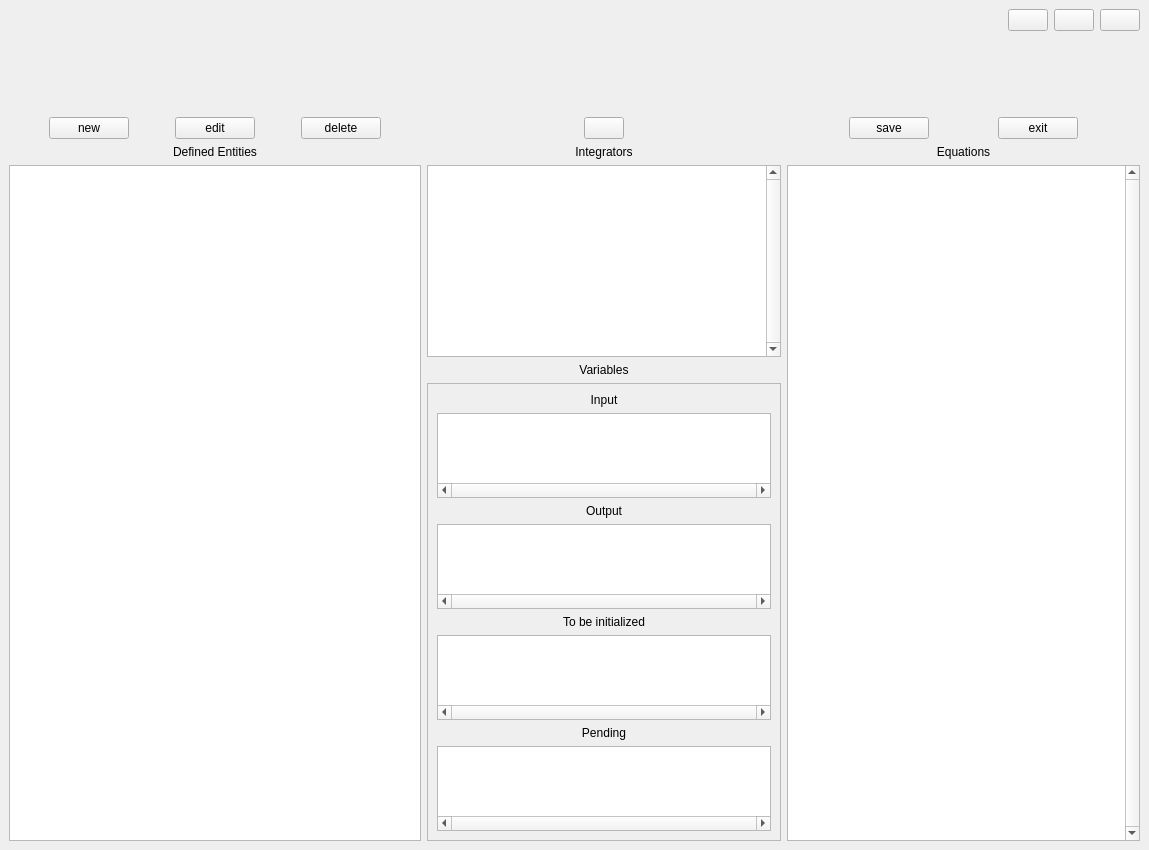
<?xml version="1.0" encoding="UTF-8"?>
<ui version="4.0">
 <class>MainWindow</class>
 <widget class="QMainWindow" name="MainWindow">
  <property name="geometry">
   <rect>
    <x>0</x>
    <y>0</y>
    <width>1149</width>
    <height>850</height>
   </rect>
  </property>
  <property name="windowTitle">
   <string>BehaviourLinker</string>
  </property>
  <widget class="QWidget" name="centralwidget">
   <layout class="QGridLayout" name="gridLayout">
    <item row="2" column="1">
     <layout class="QVBoxLayout" name="verticalLayout_3">
      <item>
       <layout class="QHBoxLayout" name="horizontalLayout_4">
        <item>
         <spacer name="horizontalSpacer_9">
          <property name="orientation">
           <enum>Qt::Horizontal</enum>
          </property>
          <property name="sizeHint" stdset="0">
           <size>
            <width>40</width>
            <height>20</height>
           </size>
          </property>
         </spacer>
        </item>
        <item>
         <widget class="QPushButton" name="LED">
          <property name="text">
           <string/>
          </property>
         </widget>
        </item>
        <item>
         <spacer name="horizontalSpacer">
          <property name="orientation">
           <enum>Qt::Horizontal</enum>
          </property>
          <property name="sizeHint" stdset="0">
           <size>
            <width>40</width>
            <height>20</height>
           </size>
          </property>
         </spacer>
        </item>
       </layout>
      </item>
     </layout>
    </item>
    <item row="3" column="0">
     <widget class="QLabel" name="label">
      <property name="text">
       <string>Defined Entities</string>
      </property>
      <property name="alignment">
       <set>Qt::AlignCenter</set>
      </property>
     </widget>
    </item>
    <item row="2" column="2">
     <layout class="QHBoxLayout" name="horizontalLayout_6">
      <item>
       <spacer name="horizontalSpacer_5">
        <property name="orientation">
         <enum>Qt::Horizontal</enum>
        </property>
        <property name="sizeHint" stdset="0">
         <size>
          <width>40</width>
          <height>20</height>
         </size>
        </property>
       </spacer>
      </item>
      <item>
       <widget class="QPushButton" name="pushSave">
        <property name="text">
         <string>save</string>
        </property>
       </widget>
      </item>
      <item>
       <spacer name="horizontalSpacer_4">
        <property name="orientation">
         <enum>Qt::Horizontal</enum>
        </property>
        <property name="sizeHint" stdset="0">
         <size>
          <width>40</width>
          <height>20</height>
         </size>
        </property>
       </spacer>
      </item>
      <item>
       <widget class="QPushButton" name="pushExit">
        <property name="text">
         <string>exit</string>
        </property>
       </widget>
      </item>
      <item>
       <spacer name="horizontalSpacer_6">
        <property name="orientation">
         <enum>Qt::Horizontal</enum>
        </property>
        <property name="sizeHint" stdset="0">
         <size>
          <width>40</width>
          <height>20</height>
         </size>
        </property>
       </spacer>
      </item>
     </layout>
    </item>
    <item row="4" column="2">
     <widget class="QListView" name="list_equations">
      <property name="verticalScrollBarPolicy">
       <enum>Qt::ScrollBarAlwaysOn</enum>
      </property>
      <property name="editTriggers">
       <set>QAbstractItemView::NoEditTriggers</set>
      </property>
      <property name="selectionMode">
       <enum>QAbstractItemView::NoSelection</enum>
      </property>
      <property name="verticalScrollMode">
       <enum>QAbstractItemView::ScrollPerPixel</enum>
      </property>
      <property name="resizeMode">
       <enum>QListView::Adjust</enum>
      </property>
     </widget>
    </item>
    <item row="3" column="1">
     <widget class="QLabel" name="label_2">
      <property name="text">
       <string>Integrators</string>
      </property>
      <property name="alignment">
       <set>Qt::AlignCenter</set>
      </property>
     </widget>
    </item>
    <item row="2" column="0">
     <layout class="QHBoxLayout" name="horizontalLayout_5">
      <item>
       <spacer name="horizontalSpacer_7">
        <property name="orientation">
         <enum>Qt::Horizontal</enum>
        </property>
        <property name="sizeHint" stdset="0">
         <size>
          <width>40</width>
          <height>20</height>
         </size>
        </property>
       </spacer>
      </item>
      <item>
       <widget class="QPushButton" name="pushNew">
        <property name="text">
         <string>new</string>
        </property>
       </widget>
      </item>
      <item>
       <spacer name="horizontalSpacer_2">
        <property name="orientation">
         <enum>Qt::Horizontal</enum>
        </property>
        <property name="sizeHint" stdset="0">
         <size>
          <width>40</width>
          <height>20</height>
         </size>
        </property>
       </spacer>
      </item>
      <item>
       <widget class="QPushButton" name="pushEdit">
        <property name="text">
         <string>edit</string>
        </property>
       </widget>
      </item>
      <item>
       <spacer name="horizontalSpacer_3">
        <property name="orientation">
         <enum>Qt::Horizontal</enum>
        </property>
        <property name="sizeHint" stdset="0">
         <size>
          <width>40</width>
          <height>20</height>
         </size>
        </property>
       </spacer>
      </item>
      <item>
       <widget class="QPushButton" name="pushDelete">
        <property name="text">
         <string>delete</string>
        </property>
       </widget>
      </item>
      <item>
       <spacer name="horizontalSpacer_8">
        <property name="orientation">
         <enum>Qt::Horizontal</enum>
        </property>
        <property name="sizeHint" stdset="0">
         <size>
          <width>40</width>
          <height>20</height>
         </size>
        </property>
       </spacer>
      </item>
     </layout>
    </item>
    <item row="4" column="0">
     <widget class="QTreeView" name="tree_entities">
      <property name="minimumSize">
       <size>
        <width>320</width>
        <height>0</height>
       </size>
      </property>
      <property name="maximumSize">
       <size>
        <width>500</width>
        <height>16777215</height>
       </size>
      </property>
      <property name="editTriggers">
       <set>QAbstractItemView::NoEditTriggers</set>
      </property>
      <property name="showDropIndicator" stdset="0">
       <bool>false</bool>
      </property>
      <property name="selectionMode">
       <enum>QAbstractItemView::SingleSelection</enum>
      </property>
      <property name="rootIsDecorated">
       <bool>true</bool>
      </property>
      <attribute name="headerVisible">
       <bool>false</bool>
      </attribute>
      <attribute name="headerDefaultSectionSize">
       <number>57</number>
      </attribute>
     </widget>
    </item>
    <item row="0" column="2">
     <layout class="QHBoxLayout" name="horizontalLayout">
      <item>
       <spacer name="horizontalSpacer_10">
        <property name="orientation">
         <enum>Qt::Horizontal</enum>
        </property>
        <property name="sizeHint" stdset="0">
         <size>
          <width>40</width>
          <height>20</height>
         </size>
        </property>
       </spacer>
      </item>
      <item>
       <widget class="QPushButton" name="pushMinimise">
        <property name="text">
         <string/>
        </property>
       </widget>
      </item>
      <item>
       <widget class="QPushButton" name="pushNormal">
        <property name="text">
         <string/>
        </property>
       </widget>
      </item>
      <item>
       <widget class="QPushButton" name="pushMaximise">
        <property name="text">
         <string/>
        </property>
       </widget>
      </item>
     </layout>
    </item>
    <item row="4" column="1">
     <layout class="QVBoxLayout" name="verticalLayout_2">
      <item>
       <widget class="QListView" name="list_integrators">
        <property name="minimumSize">
         <size>
          <width>0</width>
          <height>150</height>
         </size>
        </property>
        <property name="verticalScrollBarPolicy">
         <enum>Qt::ScrollBarAlwaysOn</enum>
        </property>
        <property name="editTriggers">
         <set>QAbstractItemView::NoEditTriggers</set>
        </property>
        <property name="selectionMode">
         <enum>QAbstractItemView::NoSelection</enum>
        </property>
        <property name="verticalScrollMode">
         <enum>QAbstractItemView::ScrollPerPixel</enum>
        </property>
        <property name="resizeMode">
         <enum>QListView::Adjust</enum>
        </property>
       </widget>
      </item>
      <item>
       <widget class="QLabel" name="label_3">
        <property name="text">
         <string>Variables</string>
        </property>
        <property name="alignment">
         <set>Qt::AlignCenter</set>
        </property>
       </widget>
      </item>
      <item>
       <widget class="QFrame" name="frame">
        <property name="frameShape">
         <enum>QFrame::StyledPanel</enum>
        </property>
        <property name="frameShadow">
         <enum>QFrame::Raised</enum>
        </property>
        <layout class="QVBoxLayout" name="verticalLayout">
         <item>
          <widget class="QLabel" name="label_4">
           <property name="text">
            <string>Input</string>
           </property>
           <property name="alignment">
            <set>Qt::AlignCenter</set>
           </property>
          </widget>
         </item>
         <item>
          <widget class="QListView" name="list_input">
           <property name="minimumSize">
            <size>
             <width>0</width>
             <height>70</height>
            </size>
           </property>
           <property name="maximumSize">
            <size>
             <width>16777215</width>
             <height>85</height>
            </size>
           </property>
           <property name="layoutDirection">
            <enum>Qt::LeftToRight</enum>
           </property>
           <property name="horizontalScrollBarPolicy">
            <enum>Qt::ScrollBarAlwaysOn</enum>
           </property>
           <property name="editTriggers">
            <set>QAbstractItemView::NoEditTriggers</set>
           </property>
           <property name="selectionMode">
            <enum>QAbstractItemView::NoSelection</enum>
           </property>
           <property name="verticalScrollMode">
            <enum>QAbstractItemView::ScrollPerPixel</enum>
           </property>
           <property name="horizontalScrollMode">
            <enum>QAbstractItemView::ScrollPerPixel</enum>
           </property>
           <property name="flow">
            <enum>QListView::LeftToRight</enum>
           </property>
          </widget>
         </item>
         <item>
          <widget class="QLabel" name="label_5">
           <property name="text">
            <string>Output</string>
           </property>
           <property name="alignment">
            <set>Qt::AlignCenter</set>
           </property>
          </widget>
         </item>
         <item>
          <widget class="QListView" name="list_output">
           <property name="minimumSize">
            <size>
             <width>0</width>
             <height>70</height>
            </size>
           </property>
           <property name="maximumSize">
            <size>
             <width>16777215</width>
             <height>85</height>
            </size>
           </property>
           <property name="layoutDirection">
            <enum>Qt::LeftToRight</enum>
           </property>
           <property name="horizontalScrollBarPolicy">
            <enum>Qt::ScrollBarAlwaysOn</enum>
           </property>
           <property name="editTriggers">
            <set>QAbstractItemView::NoEditTriggers</set>
           </property>
           <property name="selectionMode">
            <enum>QAbstractItemView::NoSelection</enum>
           </property>
           <property name="verticalScrollMode">
            <enum>QAbstractItemView::ScrollPerPixel</enum>
           </property>
           <property name="horizontalScrollMode">
            <enum>QAbstractItemView::ScrollPerPixel</enum>
           </property>
           <property name="flow">
            <enum>QListView::LeftToRight</enum>
           </property>
          </widget>
         </item>
         <item>
          <widget class="QLabel" name="label_6">
           <property name="text">
            <string>To be initialized</string>
           </property>
           <property name="alignment">
            <set>Qt::AlignCenter</set>
           </property>
          </widget>
         </item>
         <item>
          <widget class="QListView" name="list_instantiate">
           <property name="minimumSize">
            <size>
             <width>0</width>
             <height>70</height>
            </size>
           </property>
           <property name="maximumSize">
            <size>
             <width>16777215</width>
             <height>85</height>
            </size>
           </property>
           <property name="layoutDirection">
            <enum>Qt::LeftToRight</enum>
           </property>
           <property name="horizontalScrollBarPolicy">
            <enum>Qt::ScrollBarAlwaysOn</enum>
           </property>
           <property name="editTriggers">
            <set>QAbstractItemView::NoEditTriggers</set>
           </property>
           <property name="selectionMode">
            <enum>QAbstractItemView::NoSelection</enum>
           </property>
           <property name="verticalScrollMode">
            <enum>QAbstractItemView::ScrollPerPixel</enum>
           </property>
           <property name="horizontalScrollMode">
            <enum>QAbstractItemView::ScrollPerPixel</enum>
           </property>
           <property name="flow">
            <enum>QListView::LeftToRight</enum>
           </property>
          </widget>
         </item>
         <item>
          <widget class="QLabel" name="label_7">
           <property name="text">
            <string>Pending</string>
           </property>
           <property name="alignment">
            <set>Qt::AlignCenter</set>
           </property>
          </widget>
         </item>
         <item>
          <widget class="QListView" name="list_pending">
           <property name="minimumSize">
            <size>
             <width>0</width>
             <height>70</height>
            </size>
           </property>
           <property name="maximumSize">
            <size>
             <width>16777215</width>
             <height>85</height>
            </size>
           </property>
           <property name="layoutDirection">
            <enum>Qt::LeftToRight</enum>
           </property>
           <property name="horizontalScrollBarPolicy">
            <enum>Qt::ScrollBarAlwaysOn</enum>
           </property>
           <property name="editTriggers">
            <set>QAbstractItemView::NoEditTriggers</set>
           </property>
           <property name="selectionMode">
            <enum>QAbstractItemView::NoSelection</enum>
           </property>
           <property name="verticalScrollMode">
            <enum>QAbstractItemView::ScrollPerPixel</enum>
           </property>
           <property name="horizontalScrollMode">
            <enum>QAbstractItemView::ScrollPerPixel</enum>
           </property>
           <property name="flow">
            <enum>QListView::LeftToRight</enum>
           </property>
          </widget>
         </item>
        </layout>
       </widget>
      </item>
     </layout>
    </item>
    <item row="3" column="2">
     <widget class="QLabel" name="label_8">
      <property name="text">
       <string>Equations</string>
      </property>
      <property name="alignment">
       <set>Qt::AlignCenter</set>
      </property>
     </widget>
    </item>
    <item row="1" column="2">
     <spacer name="verticalSpacer">
      <property name="orientation">
       <enum>Qt::Vertical</enum>
      </property>
      <property name="sizeHint" stdset="0">
       <size>
        <width>20</width>
        <height>40</height>
       </size>
      </property>
     </spacer>
    </item>
   </layout>
  </widget>
 </widget>
 <resources/>
 <connections/>
</ui>
